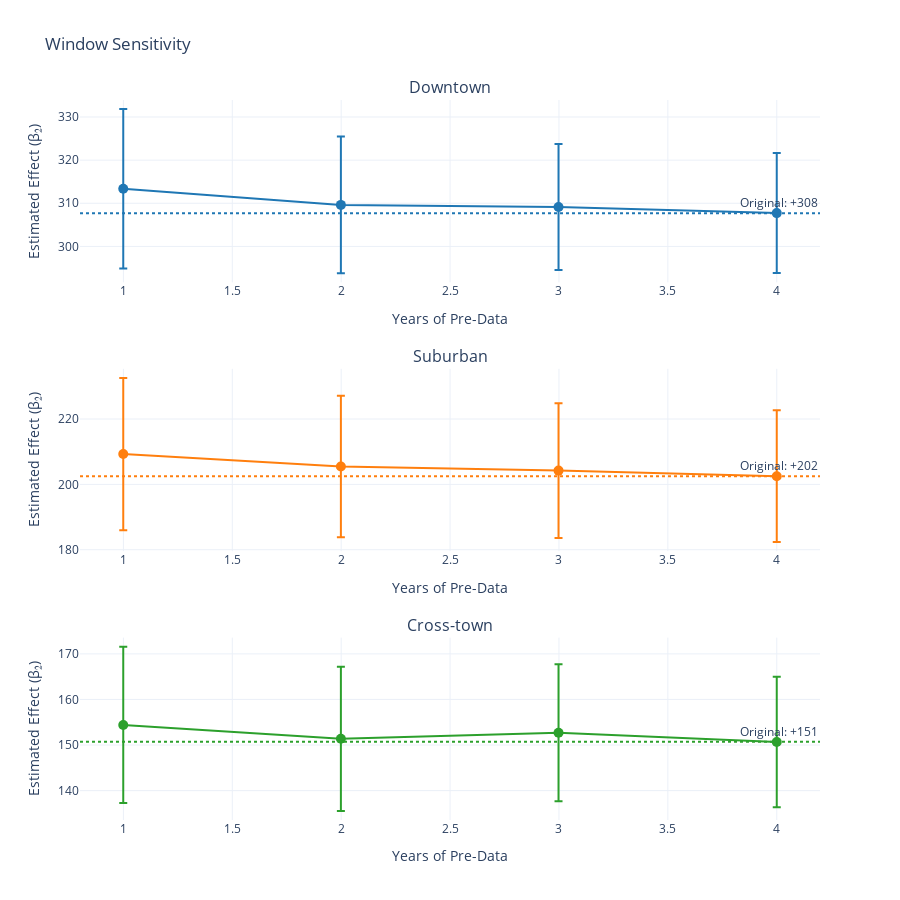

Notebook code cell kept with this figure:
### Code cell
# Visualization
fig = make_subplots(
    rows=3, cols=1,
    subplot_titles=['Downtown', 'Suburban', 'Cross-town'],
    vertical_spacing=0.12
)

for i, route in enumerate(['Downtown', 'Suburban', 'Cross-town'], 1):
    route_windows = window_df[window_df['route'] == route].sort_values('years')
    
    fig.add_trace(
        go.Scatter(
            x=route_windows['years'],
            y=route_windows['level_change'],
            error_y=dict(type='data', array=1.96 * route_windows['se']),
            mode='markers+lines',
            marker=dict(size=10, color=ROUTE_COLORS[route]),
            line=dict(color=ROUTE_COLORS[route]),
            showlegend=False
        ),
        row=i, col=1
    )
    
    original = baseline_results[route]
    fig.add_hline(
        y=original,
        line_dash="dot",
        line_color=ROUTE_COLORS[route],
        annotation_text=f"Original: {original:+.0f}",
        row=i, col=1
    )

fig.update_layout(height=900, title_text='Window Sensitivity')
fig.update_xaxes(title_text="Years of Pre-Data")
fig.update_yaxes(title_text="Estimated Effect (β₂)")
fig.show()
fig.write_image(f"{fig_output_dir}/08_window_sensitivity.png", scale=2)
print("✓ Saved figure")

### Figure 1 — Plotly figure (JSON) as saved in the notebook; plotly's stock layout.template omitted (floating-point values rounded to 4 significant figures)
{"data": [{"error_y": {"array": [18.46, 15.85, 14.6, 13.91], "type": "data"}, "line": {"color": "#1f77b4"}, "marker": {"color": "#1f77b4", "size": 10}, "mode": "markers+lines", "showlegend": false, "type": "scatter", "x": [0.9993, 1.999, 2.998, 4.0], "xaxis": "x", "y": [313.4, 309.6, 309.1, 307.7], "yaxis": "y"}, {"error_y": {"array": [23.29, 21.66, 20.63, 20.16], "type": "data"}, "line": {"color": "#ff7f0e"}, "marker": {"color": "#ff7f0e", "size": 10}, "mode": "markers+lines", "showlegend": false, "type": "scatter", "x": [0.9993, 1.999, 2.998, 4.0], "xaxis": "x2", "y": [209.3, 205.5, 204.2, 202.5], "yaxis": "y2"}, {"error_y": {"array": [17.16, 15.81, 15.02, 14.31], "type": "data"}, "line": {"color": "#2ca02c"}, "marker": {"color": "#2ca02c", "size": 10}, "mode": "markers+lines", "showlegend": false, "type": "scatter", "x": [0.9993, 1.999, 2.998, 4.0], "xaxis": "x3", "y": [154.4, 151.4, 152.7, 150.7], "yaxis": "y3"}], "layout": {"annotations": [{"font": {"size": 16}, "showarrow": false, "text": "Downtown", "x": 0.5, "xanchor": "center", "xref": "paper", "y": 1, "yanchor": "bottom", "yref": "paper"}, {"font": {"size": 16}, "showarrow": false, "text": "Suburban", "x": 0.5, "xanchor": "center", "xref": "paper", "y": 0.6267, "yanchor": "bottom", "yref": "paper"}, {"font": {"size": 16}, "showarrow": false, "text": "Cross-town", "x": 0.5, "xanchor": "center", "xref": "paper", "y": 0.2533, "yanchor": "bottom", "yref": "paper"}, {"showarrow": false, "text": "Original: +308", "x": 1, "xanchor": "right", "xref": "x domain", "y": 307.7, "yanchor": "bottom", "yref": "y"}, {"showarrow": false, "text": "Original: +202", "x": 1, "xanchor": "right", "xref": "x2 domain", "y": 202.5, "yanchor": "bottom", "yref": "y2"}, {"showarrow": false, "text": "Original: +151", "x": 1, "xanchor": "right", "xref": "x3 domain", "y": 150.7, "yanchor": "bottom", "yref": "y3"}], "height": 900, "shapes": [{"line": {"color": "#1f77b4", "dash": "dot"}, "type": "line", "x0": 0, "x1": 1, "xref": "x domain", "y0": 307.7, "y1": 307.7, "yref": "y"}, {"line": {"color": "#ff7f0e", "dash": "dot"}, "type": "line", "x0": 0, "x1": 1, "xref": "x2 domain", "y0": 202.5, "y1": 202.5, "yref": "y2"}, {"line": {"color": "#2ca02c", "dash": "dot"}, "type": "line", "x0": 0, "x1": 1, "xref": "x3 domain", "y0": 150.7, "y1": 150.7, "yref": "y3"}], "title": {"text": "Window Sensitivity"}, "xaxis": {"anchor": "y", "domain": [0, 1], "title": {"text": "Years of Pre-Data"}}, "xaxis2": {"anchor": "y2", "domain": [0, 1], "title": {"text": "Years of Pre-Data"}}, "xaxis3": {"anchor": "y3", "domain": [0, 1], "title": {"text": "Years of Pre-Data"}}, "yaxis": {"anchor": "x", "domain": [0.7467, 1], "title": {"text": "Estimated Effect (β₂)"}}, "yaxis2": {"anchor": "x2", "domain": [0.3733, 0.6267], "title": {"text": "Estimated Effect (β₂)"}}, "yaxis3": {"anchor": "x3", "domain": [0, 0.2533], "title": {"text": "Estimated Effect (β₂)"}}}}
